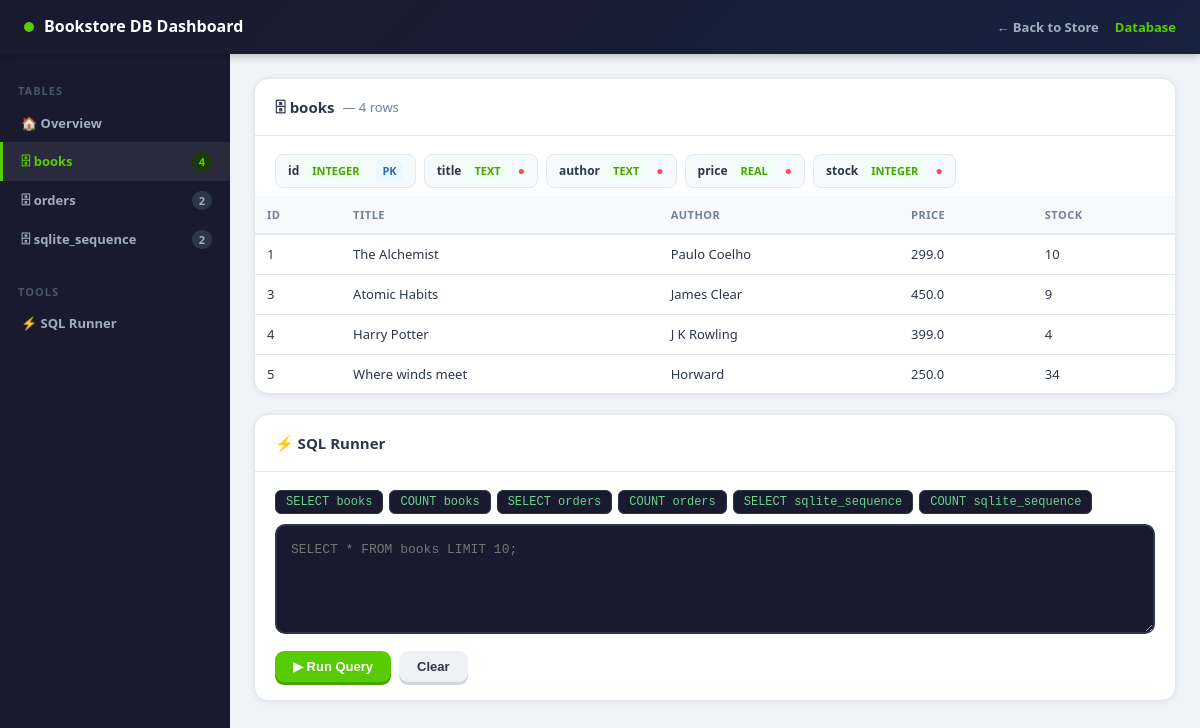
Screenshot of /database/table/books with the database file from the repository.
### tables this page shows
CREATE TABLE books (
            id INTEGER PRIMARY KEY AUTOINCREMENT,
            title TEXT NOT NULL,
            author TEXT NOT NULL,
            price REAL NOT NULL,
            stock INTEGER NOT NULL DEFAULT 0
        );

### app.py (the view)
@app.route("/database/table/<table_name>")
def db_table(table_name):
    with connect() as con:
        tables = _get_tables(con)
        if table_name not in tables:
            flash("Table not found.")
            return redirect(url_for("db_dashboard"))
        stats  = {t: con.execute(f"SELECT COUNT(*) FROM [{t}]").fetchone()[0] for t in tables}
        schema = {t: con.execute(f"PRAGMA table_info([{t}])").fetchall() for t in tables}
        cur    = con.execute(f"SELECT * FROM [{table_name}] LIMIT 200")
        columns = [d[0] for d in cur.description]
        rows    = cur.fetchall()
    return render_template("database.html", tables=tables, stats=stats, schema=schema,
                           active_table=table_name, rows=rows, columns=columns,
                           query="", query_result=None, error=None)

### app.py (called while the page is built)
def connect():
    con = sqlite3.connect(DB)
    con.row_factory = sqlite3.Row
    return con

def _get_tables(con):
    return [r[0] for r in con.execute("SELECT name FROM sqlite_master WHERE type='table' ORDER BY name").fetchall()]

### templates/database.html (shortened to what this page needs)
<!doctype html>
<html lang="en">
<head>
</head>
<body>
<div class="topbar">
  <div class="topbar-brand">
    <span class="dot"></span> Bookstore DB Dashboard
  </div>
  <div class="topbar-links">
    <a href="{{ url_for('index') }}">← Back to Store</a>
    <a href="{{ url_for('db_dashboard') }}" class="active">Database</a>
  </div>
</div>
<div class="layout">
  <nav class="sidebar">
    <div class="sidebar-section">Tables</div>
    <a href="{{ url_for('db_dashboard') }}" class="{{ 'active' if not active_table and not query_result else '' }}">
      🏠 Overview
    </a>
    {% for t in tables %}
    <a href="{{ url_for('db_table', table_name=t) }}" class="{{ 'active' if active_table == t else '' }}">
      🗄 {{ t }}
      <span class="badge-count">{{ stats[t] }}</span>
    </a>
    {% endfor %}
    <div class="sidebar-section" style="margin-top:16px">Tools</div>
    <a href="#sql-runner" class="{{ 'active' if query_result is not none and not active_table else '' }}">
      ⚡ SQL Runner
    </a>
  </nav>
  <div class="content">
    {% if active_table %}
    <div class="card">
      <div class="card-header">
        <h2>🗄 {{ active_table }}
          <span style="color:var(--muted);font-weight:400;font-size:13px">— {{ stats[active_table] }} rows</span>
        </h2>
      </div>
      <div class="card-body" style="padding-bottom:8px">
        <div class="schema-row">
          {% for col in schema[active_table] %}
          <div class="schema-pill">
            <span class="col-name">{{ col[1] }}</span>
            <span class="type-badge">{{ col[2] }}</span>
            {% if col[5] %}<span class="pk-badge">PK</span>{% endif %}
            {% if col[3] %}<span class="notnull-dot" title="NOT NULL">●</span>{% endif %}
          </div>
          {% endfor %}
        </div>
      </div>
      <div class="tbl-wrap">
        <table>
          <thead>
            <tr>{% for c in columns %}<th>{{ c }}</th>{% endfor %}</tr>
          </thead>
          <tbody>
            {% for row in rows %}
            <tr>
              {% for cell in row %}
              <td>{% if cell is none %}<span class="null-val">NULL</span>{% else %}{{ cell }}{% endif %}</td>
              {% endfor %}
            </tr>
            {% else %}
            <tr><td colspan="{{ columns|length }}" class="empty">No rows found.</td></tr>
            {% endfor %}
          </tbody>
        </table>
      </div>
    </div>
    {% endif %}
    <div class="card" id="sql-runner">
      <div class="card-header">
        <h2>⚡ SQL Runner</h2>
      </div>
      <div class="card-body">
        <div class="quick-btns">
          {% for t in tables %}
          <button class="quick-btn" onclick="setQuery('SELECT * FROM [{{ t }}] LIMIT 50')">SELECT {{ t }}</button>
          <button class="quick-btn" onclick="setQuery('SELECT COUNT(*) FROM [{{ t }}]')">COUNT {{ t }}</button>
          {% endfor %}
        </div>
        <form method="post" action="{{ url_for('db_query') }}">
          <textarea class="sql-editor" name="sql" id="sql-input" spellcheck="false"
            placeholder="SELECT * FROM books LIMIT 10;">{{ query }}</textarea>
          <div class="btn-row">
            <button type="submit" class="btn btn-green">▶ Run Query</button>
            <button type="button" class="btn btn-ghost" onclick="document.getElementById('sql-input').value=''">Clear</button>
          </div>
        </form>
      </div>
    </div>
  </div>
</div>
</body>
</html>

### rows the page displays
books: row "1" "10", title "The Alchemist", author "Paulo Coelho", price "299.0"
books: row "3" "9", title "Atomic Habits", author "James Clear", price "450.0"
books: row "4" "4", title "Harry Potter", author "J K Rowling", price "399.0"
books: row "5" "34", title "Where winds meet", author "Horward", price "250.0"

### other values shown
{{ t }} "books" "orders" "sqlite_sequence"
{{ stats[t] }} "4" "2" "2"
{{ active_table }} "books"
{{ stats[active_table] }} "4"
{{ col[1] }} "id" "title" "author" "price" "stock"
{{ col[2] }} "INTEGER" "TEXT" "TEXT" "REAL" "INTEGER"
{{ c }} "ID" "TITLE" "AUTHOR" "PRICE" "STOCK"
